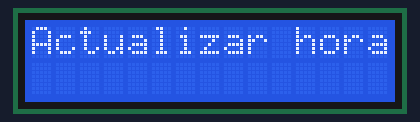
Simulated run of this sketch. Board: Arduino Uno, built with avr-gcc and run on an emulated ATmega328P. Shown: 15×2 character LCD. The local clock reads 2024-03-15 10:24:30 at power-on unless the sketch sets it; what the sketch prints to the serial monitor is not drawn.

Above: at 0.1 s.
At 5.0 s:
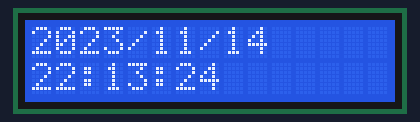
At 9.2 s:
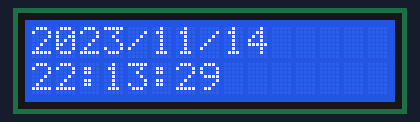
At 18.9 s:
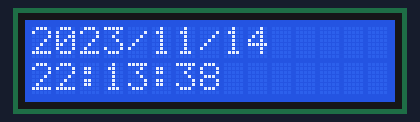
At 28.5 s:
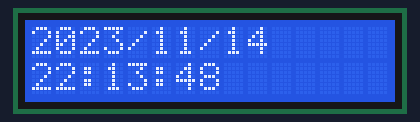
At 38.1 s:
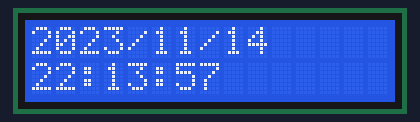

The sketch:

reloj_fotometro.ino
```cpp
#include <LiquidCrystal.h>
#include <SD.h>
#include <Wire.h>
#include "RTClib.h"

LiquidCrystal lcd(9, 10, 6, 4, 3, 2);
RTC_DS1307 RTC;


int i=0;
void setup(){
  Serial.begin(9600);
  //Botones
  pinMode(A2,INPUT);
  pinMode(A3,INPUT);
  pinMode(7,INPUT);

  //RTCtime
  Wire.begin();
  RTC.begin();
  RTC.adjust(DateTime(__DATE__, __TIME__)); // Establece la fecha y hora (Comentar una vez establecida la hora)
  Serial.begin(9600);
  DateTime now = RTC.now(); //ajusta la hora a la hora actual
  //lcd

}

void loop(){
  DateTime now = RTC.now();
  while (i==0){
    int ok=analogRead(A2);    //Valor del pin A3 para boton
    int b1=analogRead(A3);   //Valor del pin A2 para boton
    int b2=analogRead(7);   //Valor del pin 7 para boton
    lcd.clear();
    lcd.begin(15,2);
    lcd.print("Actualizar hora?");
    if (ok>0){
      i++;
    }
    if (b1>0){
      i=6;
      Wire.begin();
      RTC.begin();
      RTC.adjust(DateTime(__DATE__, __TIME__));
      DateTime now = RTC.now();
    }
    delay(500);
    Serial.println(ok);
    Serial.println(b1);
  }

  while (i<6){     //iteracion bellaca
  DateTime now = RTC.now(); //ajusta la hora a la hora actual

  int ayear = now.year();   //defino contadores
  int amonth = now.month();
  int aday = now.day();
  int ahour = now.hour();
  int amin = now.minute();

  int ok=analogRead(A2);    //Valor del pin A3 para boton
  int b1=analogRead(A3);   //Valor del pin A2 para boton
  int b2=analogRead(7);   //Valor del pin 7 para boton
  Serial.print(b1);
  Serial.print("  ");
  Serial.print(b2);
  Serial.print("  ");
  Serial.println(ok);
    //inicializacion
    if (ok>0){
      i++;
    }
    //ajustar año
    if (i==1){
      if (b1>0){
      ayear++;
      }
      //if(b2>0){
      //ayear--;
      //}
      //delay(500);
    }
    //ajustar mes
    if (i==2){
      if (b1>0){
      amonth++;
      if (amonth==13){
      amonth=1;
      }
      }
      //if (b2>0){
      //amonth--;
      //}
      //delay(500);
    }
    //ajustar dia
    if (i==3){
      if (b1>0){
      aday++;
      if (aday==32){
      aday=1;
      }
      }

      //if (b2>0){
      //aday--;
      //}
      //delay(500);

      //Hora
    }
          if (i==4){
      if (b1>0){
      ahour++;
      if (ahour==25){
      ahour=0;
      }
      }
      //if(b2>0){
      //ayear--;
      //}
      //delay(500);
    }
    //ajustar mes
    if (i==5){
      if (b1>0){
      amin++;
      if (amin==61){
      amin=0;
      }
      }
      //if (b2>0){
      //amonth--;
      //}
      //delay(500);
    }

    lcd.clear();
    lcd.begin(15,2);
    lcd.print(now.year(), DEC); // Año
    lcd.print('/');
    lcd.print(now.month(), DEC); // Mes
    lcd.print('/');
    lcd.print(now.day(), DEC); // Dia
    lcd.setCursor(0,1);
    lcd.print(now.hour(), DEC); // Horas
    lcd.print(':');
    lcd.print(now.minute(), DEC); // Minutos
    lcd.print(':');
    lcd.print(now.second(), DEC); // Segundos
    delay(500);


  }
  lcd.clear();
  lcd.begin(15,2);
  lcd.print(now.year(), DEC); // Año
  lcd.print('/');
  lcd.print(now.month(), DEC); // Mes
  lcd.print('/');
  lcd.print(now.day(), DEC); // Dia
  lcd.setCursor(0,1);
  lcd.print(now.hour(), DEC); // Horas
  lcd.print(':');
  lcd.print(now.minute(), DEC); // Minutos
  lcd.print(':');
  lcd.print(now.second(), DEC); // Segundos
  delay(1000);
}
```

Measured:
- what the display in image 0 shows lasts 0.5 s, from 0.1 s to 0.6 s
- what the display in image 1 shows lasts 1.0 s, from 4.9 s to 5.9 s
